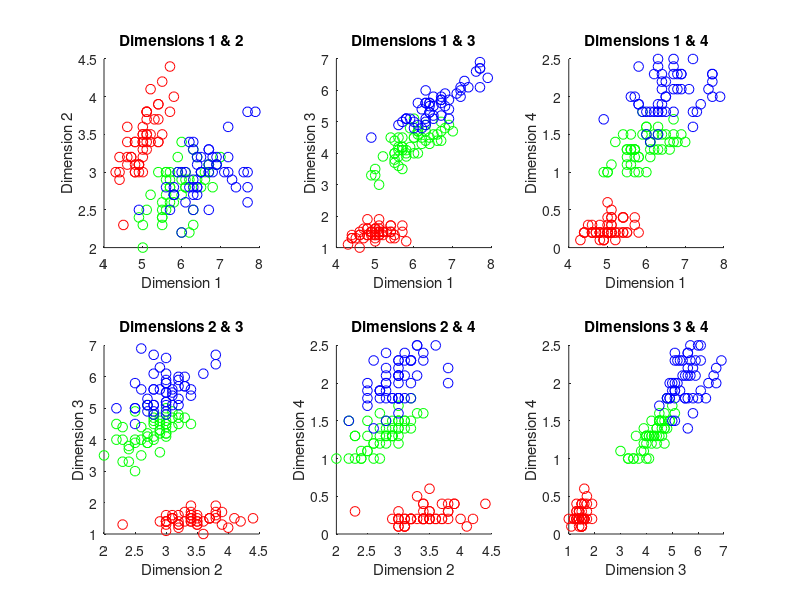
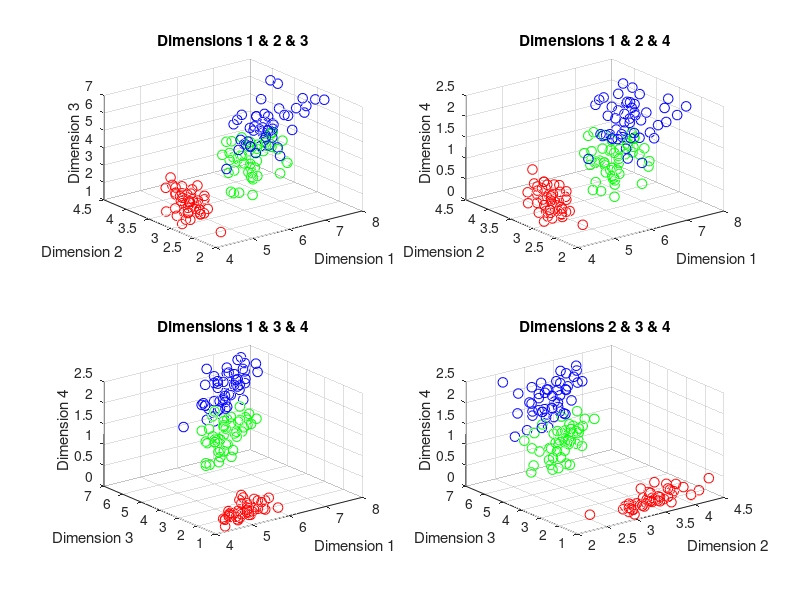
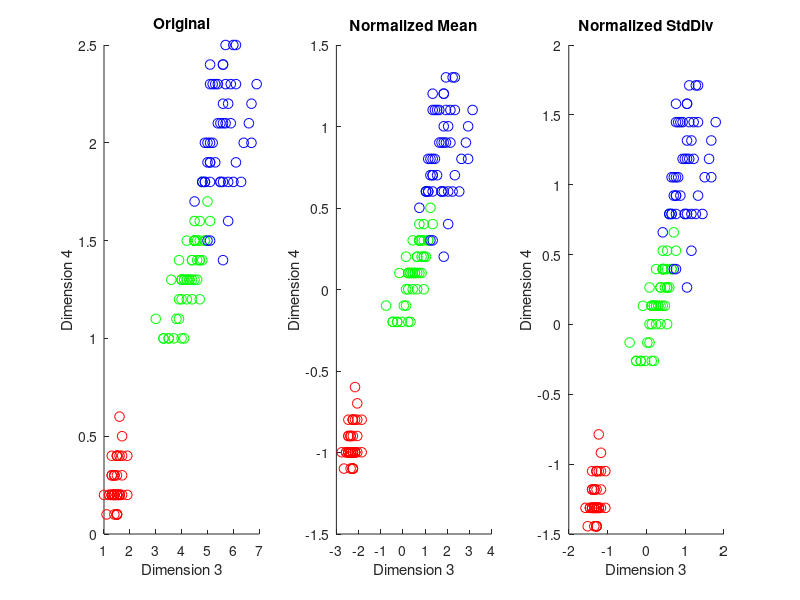
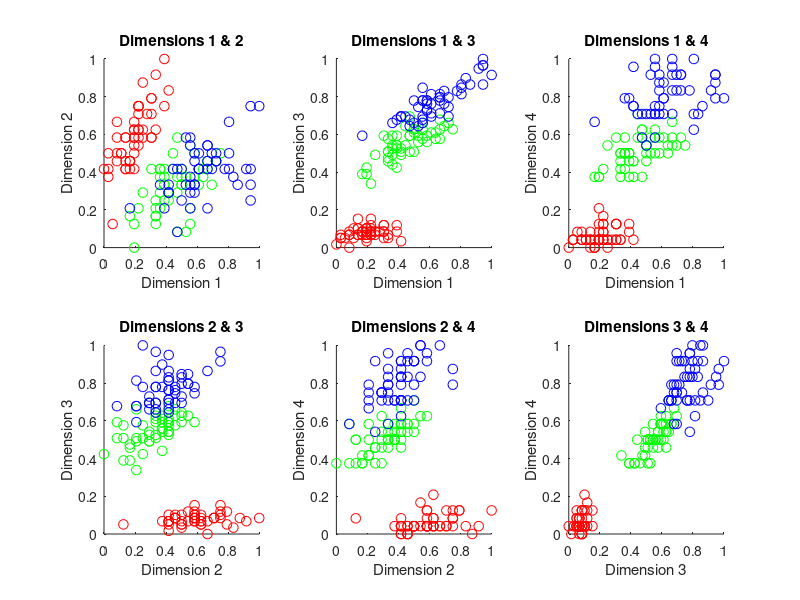

Source code (MATLAB) for these figures, in order:
clear;
close all;
load('iris_test_plain.mat');

%% a)
figure('Name', '2D Plots');
plotIdx = 0;
combs2d = combnk(1:size(irisInputs,1),2);
for i = 1:size(combs2d,1)
    plotIdx  = plotIdx + 1;
    subplot(2,3,plotIdx);
    scatter(irisInputs(combs2d(i,1),:), irisInputs(combs2d(i,2),:), 50, irisTargets');
    xlabel(sprintf('Dimension %d', combs2d(i,1)));
    ylabel(sprintf('Dimension %d', combs2d(i,2)));
    title(sprintf('Dimensions %d & %d', combs2d(i,1), combs2d(i,2)));
end

figure('Name', '3D Plots');
plotIdx = 0;
combs3d = combnk(1:size(irisInputs,1),3);
for i = 1:size(combs3d,1)
    plotIdx  = plotIdx + 1;
    subplot(2,2,plotIdx);
    scatter3(irisInputs(combs3d(i,1),:), irisInputs(combs3d(i,2),:), irisInputs(combs3d(i,3),:), 50, irisTargets');
    xlabel(sprintf('Dimension %d', combs3d(i,1)));
    ylabel(sprintf('Dimension %d', combs3d(i,2)));
    zlabel(sprintf('Dimension %d', combs3d(i,3)));
    title(sprintf('Dimensions %d & %d & %d', combs3d(i,1), combs3d(i,2), combs3d(i,3)));
end

%% b)
irisDataNormMean = irisInputs - repmat(mean(irisInputs, 2), 1, size(irisInputs,2));

irisDataNormStdDiv = irisDataNormMean ./ repmat(sqrt(mean(irisDataNormMean.^2, 2)), 1, size(irisInputs,2));

figure('Name', 'Normed (Dimension 3 & 4)');
subplot(1,3,1);
scatter(irisInputs(3,:), irisInputs(4,:), 50, irisTargets');
xlabel('Dimension 3');
ylabel('Dimension 4');
title('Original');
subplot(1,3,2);
scatter(irisDataNormMean(3,:), irisDataNormMean(4,:), 50, irisTargets');
xlabel('Dimension 3');
ylabel('Dimension 4');
title('Normalized Mean');
subplot(1,3,3);
scatter(irisDataNormStdDiv(3,:), irisDataNormStdDiv(4,:), 50, irisTargets');
xlabel('Dimension 3');
ylabel('Dimension 4');
title('Normalized StdDiv');

%% c)
irisDataNonNegative = irisInputs - repmat(min(irisInputs, [], 2), 1, size(irisInputs,2));
irisDataBetweenZeroAndOne = irisDataNonNegative ./ repmat(max(irisDataNonNegative, [], 2), 1, size(irisInputs,2));

figure('Name', 'Between Zero And One');
plotIdx = 0;
combs2d = combnk(1:size(irisDataBetweenZeroAndOne,1),2);
for i = 1:size(combs2d,1)
    plotIdx  = plotIdx + 1;
    subplot(2,3,plotIdx);
    scatter(irisDataBetweenZeroAndOne(combs2d(i,1),:), irisDataBetweenZeroAndOne(combs2d(i,2),:), 50, irisTargets');
    xlabel(sprintf('Dimension %d', combs2d(i,1)));
    ylabel(sprintf('Dimension %d', combs2d(i,2)));
    title(sprintf('Dimensions %d & %d', combs2d(i,1), combs2d(i,2)));
end

%% d)
irisDataCovariance = irisDataNormMean * irisDataNormMean' / size(irisInputs, 2)

%% e)
irisDataMean = mean(irisInputs, 2)
irisDataMedian = median(irisInputs, 2)
irisDataMeanMedianDiff = abs(irisDataMean - irisDataMedian)
